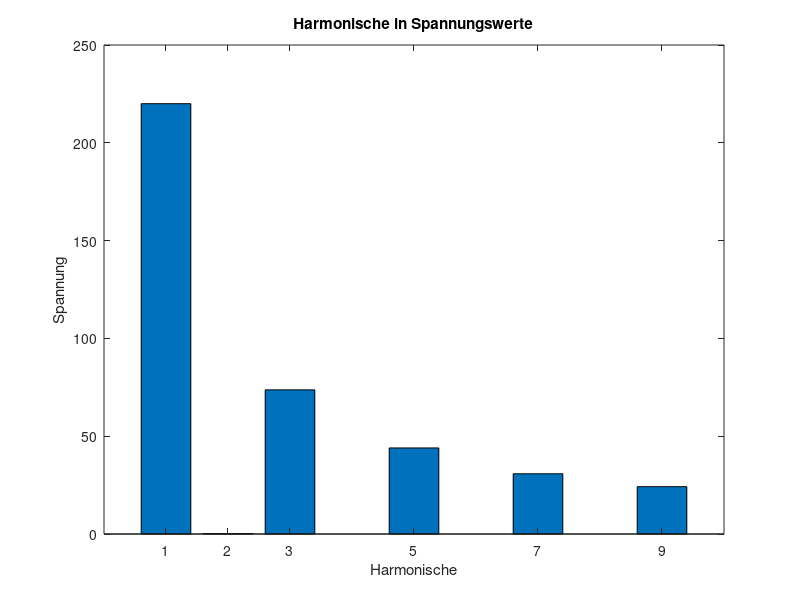
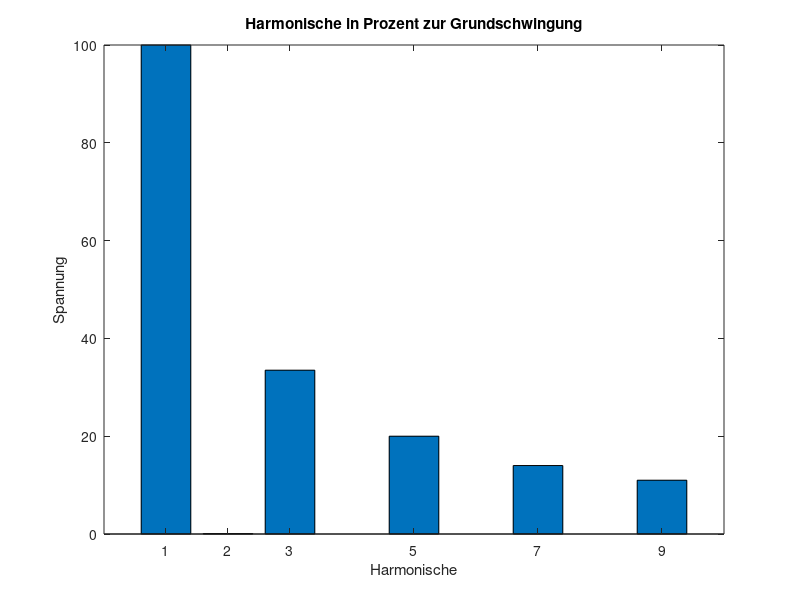

These figures' MATLAB source, in order:
% Aufgabe 6.1.1 Harmonische

u = 253;
h1 = 220;

% harmonic in % 1 2 3 5 7 9
h_num = [1 2 3 5 7 9];
h_p = [100 0.1 33.5 20 14 11];
h_v = h1 / 100 .* h_p;

figure(1);
bar(h_num, h_v);
title('Harmonische in Spannungswerte');
xlabel('Harmonische');
ylabel('Spannung');

figure(2);
bar(h_num, h_p);
title('Harmonische in Prozent zur Grundschwingung');
xlabel('Harmonische');
ylabel('Spannung');


